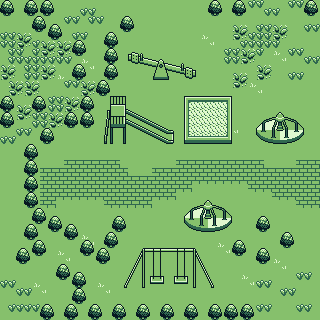

This game map was drawn from its Tiled (.tmx) file and the tilesets committed beside it. A one-line description and the trimmed map source follow:
An orthogonal 40x40 tile map with 8x8 px tiles, 3 tile layers (Tile Layer 1, buildings, Tile Layer 3), 5 tilesets.

<map version="1.2" tiledversion="1.2.4" orientation="orthogonal" renderorder="right-down" width="40" height="40" tilewidth="8" tileheight="8" infinite="0" nextlayerid="8" nextobjectid="1">
 <tileset firstgid="1" source="ChurchFinal1.0.tsx" />
 <tileset firstgid="281" source="Sml_Appartment_Final.tsx" />
 <tileset firstgid="437" source="Store_Final.tsx" />
 <tileset firstgid="569" source="tiles2.tsx" />
 <tileset firstgid="3469" source="tiles.tsx" />
 <layer id="5" name="Tile Layer 1" width="40" height="40">
  <data>[1600 cells, 1600 non-empty, 1 distinct tile ids]</data>
 </layer>
 <layer id="6" name="buildings" width="40" height="40">
  <data>[1600 cells, 1600 non-empty, 25 distinct tile ids]</data>
 </layer>
 <layer id="7" name="Tile Layer 3" width="40" height="40">
  <data>[1600 cells, 512 non-empty, 280 distinct tile ids]</data>
 </layer>
</map>
